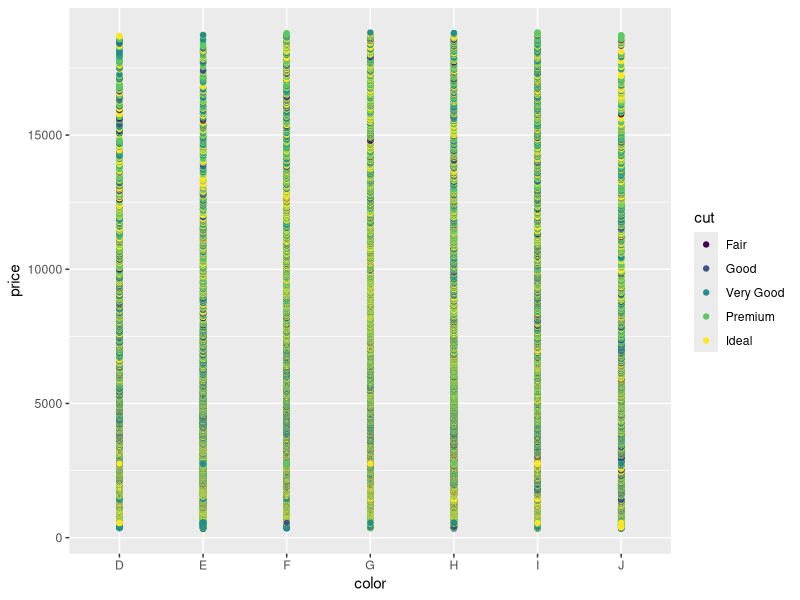
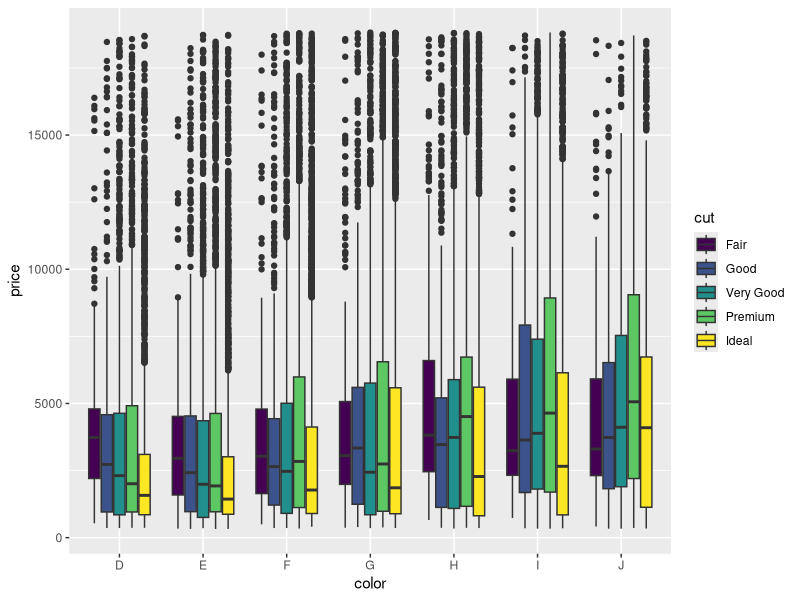
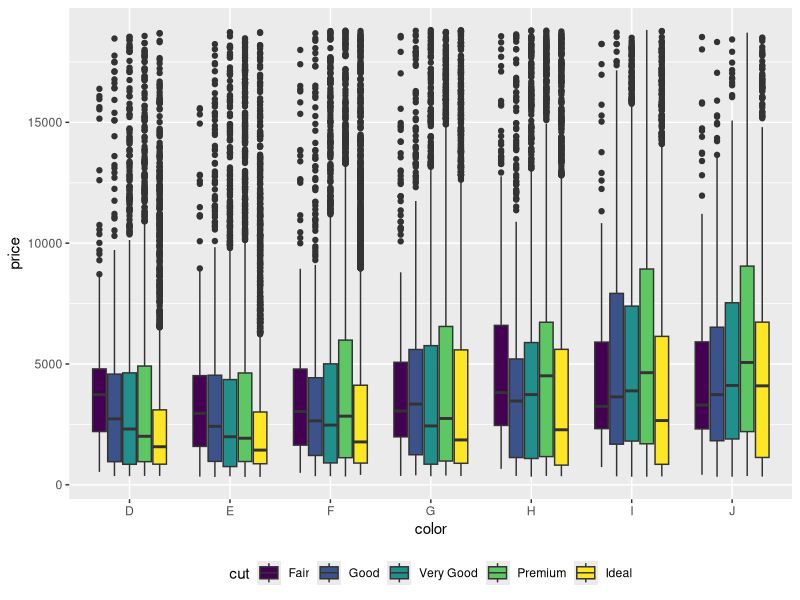
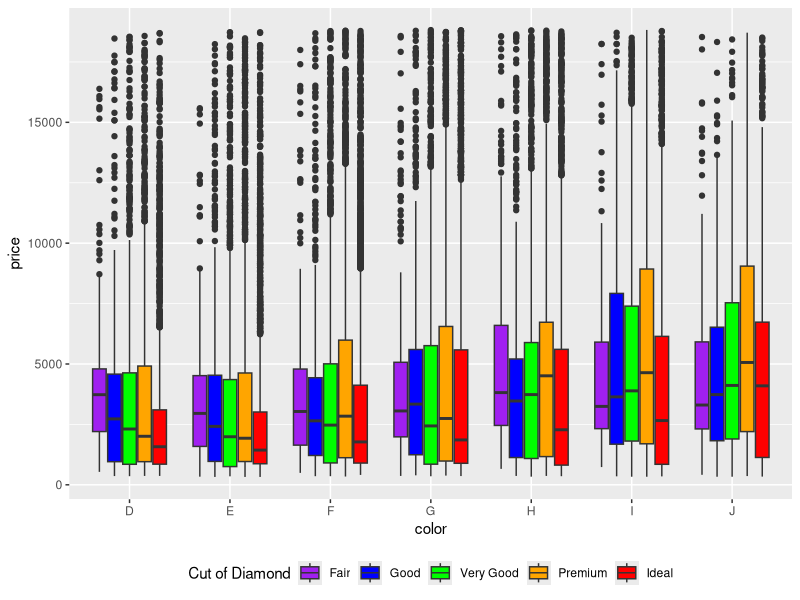
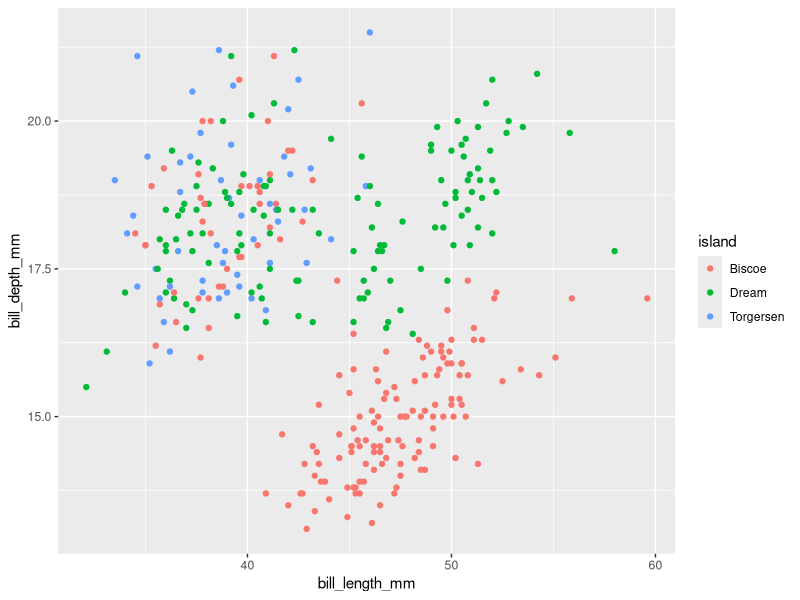
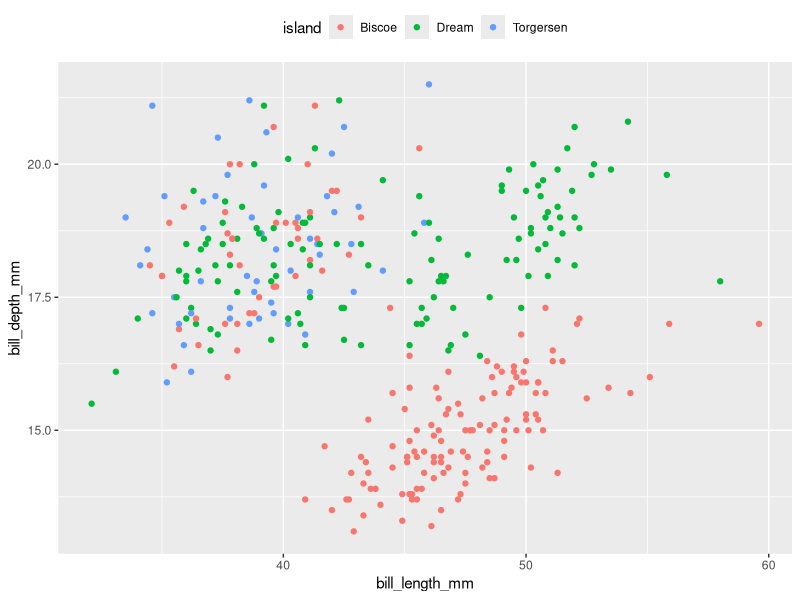
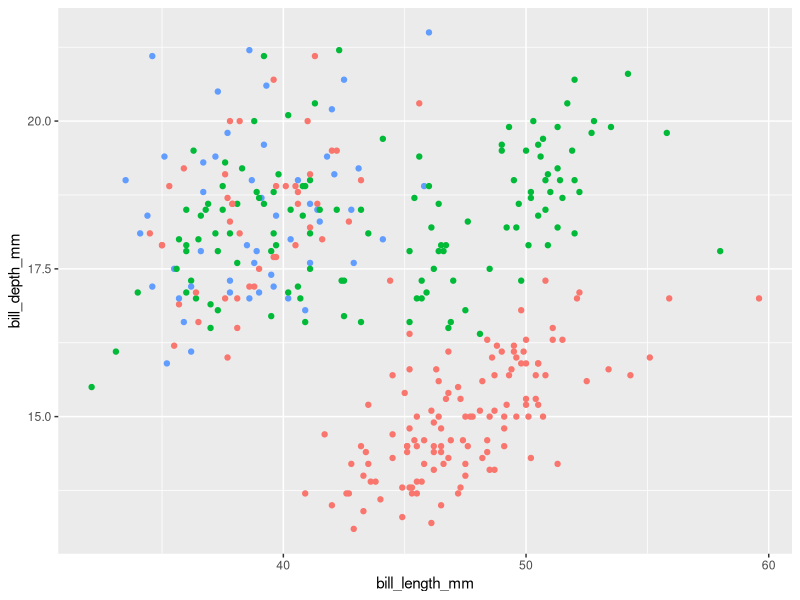
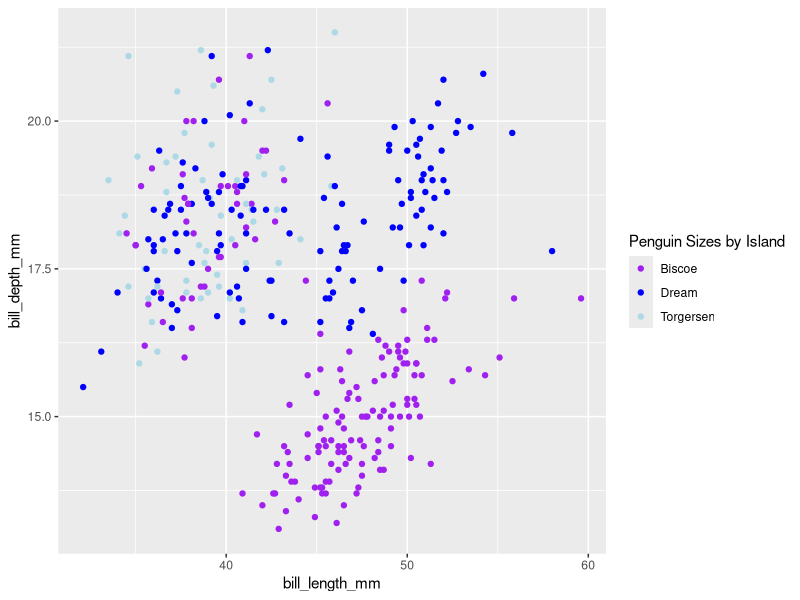

Source code (R) for these figures, in order:
## ---- chunk 1
library(tidyverse)
ggplot(diamonds, aes(color, price, color= cut))+ geom_point()# not super helpful 
ggplot(diamonds, aes(color, price, fill=cut)) + geom_boxplot()
## ---- chunk 2
ggplot(diamonds, aes(color, price, fill=cut)) + geom_boxplot()+ theme(legend.position = "bottom")
## ---- chunk 3
ggplot(diamonds, aes(color, price, fill=cut)) + geom_boxplot()+ theme(legend.position = "bottom")+ scale_fill_manual(name= "Cut of Diamond", values = c("purple", "blue", "green", "orange", "red", "yellow", ""))

## ---- chunk 4
library(palmerpenguins)
data(penguins)
## ---- chunk 5
ggplot(penguins, aes(bill_length_mm, bill_depth_mm, color=island))+ geom_point()
## ---- chunk 6
ggplot(penguins, aes(bill_length_mm, bill_depth_mm, color=island))+ geom_point()+ theme(legend.position="top")

## ---- chunk 7
ggplot(penguins, aes(bill_length_mm, bill_depth_mm, color=island))+ geom_point()+ theme(legend.position= "none")

## ---- chunk 8
ggplot(penguins, aes(bill_length_mm, bill_depth_mm, color=island))+ geom_point()+theme(legend.position="right")+ scale_color_manual(name = "Penguin Sizes by Island", values= c("purple", "blue", "lightblue"))

## ---- chunk 9
ggplot(penguins, aes(bill_length_mm, bill_depth_mm, color=flipper_length_mm))+ geom_point()
## ---- chunk 10
ggplot(diamonds, aes(color, price, color= cut))+ geom_point()

ggplot(diamonds, aes(color, price, fill= cut))+ geom_boxplot()+ facet_wrap(~cut)

ggplot(diamonds, aes(carat,price, color= cut))+ geom_point()+geom_smooth(method="lm", color="black") + facet_wrap(~cut)
## ---- chunk 11
ggplot(diamonds, aes(carat, price, color=cut))+ geom_point()+geom_smooth(method="lm")+facet_wrap(~color)
## ---- chunk 12
levels(penguins$species)<- c("Adelie Penguin", "Chinstrap Penguin", "Gentoo Penguin")

ggplot(penguins, aes(bill_length_mm, bill_depth_mm))+ geom_point()+facet_wrap(~species)
## ---- chunk 13
speciesTitle<- c("Adelie Penguin"= "Adelie", "Chinstrap Penguin"="Chinstrap", "Gentoo Penguin"= "Gentoo") #write the current name in the dataset = name you want to present
 
ggplot(penguins, aes(bill_length_mm, bill_depth_mm))+ geom_point()+facet_wrap(~species, labeller= as_labeller(speciesTitle))
## ---- chunk 14
ggplot(mtcars, aes(hp, mpg, color=cyl))+geom_point()+facet_wrap(~cyl)
## ---- chunk 15
getwd()#checkthat you're in your project
setwd()
## ---- chunk 16
ggplot(penguins, aes(body_mass_g, flipper_length_mm, color=species))+ geom_point()+geom_smooth(method="lm")+ scale_color_manual(name="Species of Penguin", values= c("#D7907B", "#6C4B5E", "#BBC7A4"))+ theme_classic()+ xlab("Body Mass in Grams")+ ylab("Flipper Length")+ facet_wrap(~species)+ ggtitle(label = "Graph of Body Mass vs Flipper Length")+ theme(legend.position = "bottom", element_text(size=18))
## ---- chunk 17
ggsave("FinalPrettyPenguinGraph.tiff", width=10, height = 8, units= "in", dpi= 300)
